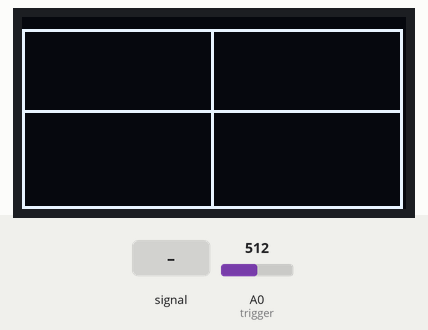
Recording of a sketch running on a simulated Arduino Uno, built with avr-gcc and run on an emulated ATmega328P. Parts: 128×64 one-colour display. Inputs (shaded band) come from the test bench; at power-on: A0 (trigger) = 512. What the sketch prints to the serial monitor is not drawn.

Above: at 1.2 s.
Timing chart, 0 to 1.1 s (numbered marks = the images above; inputs shaded):
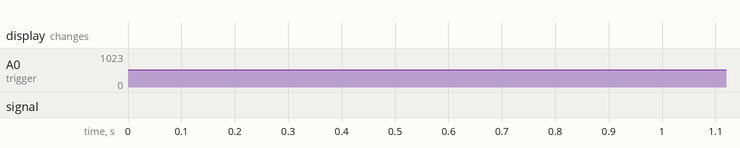

The sketch:

49-1.ino
```cpp
#include <Adafruit_GFX.h>
#include <Adafruit_SSD1306.h>
Adafruit_SSD1306 d = Adafruit_SSD1306(128, 64);
u32 timer_time[3] = {0};
u32 timer(int time) { return millis() - timer_time[time]; };
void set_timer(int time) { timer_time[time] = millis(); };
int voltage = 0;

void setup()
{
    Serial.begin(115200);
    d.begin(SSD1306_SWITCHCAPVCC, 0x3C);
    d.clearDisplay();
    draw();
    d.setTextSize(1);
    d.setTextColor(SSD1306_WHITE);
    d.cp437(true);
    d.display();
    voltage = analogRead(A0);
}
void draw()
{
    d.drawRect(0, 4, 127, 60, 1);
    d.drawFastHLine(0, 31, 127, 1);
    d.drawFastVLine(63, 4, 60, 1);
}
bool isTrigger = false;
bool notTrigger = false;
void trigger()
{
    if (analogRead(A0) > voltage && analogRead(A0) > 338 && map(analogRead(A0), 0, 1023, 60, 4) == 31)
    {
        isTrigger = true;
        notTrigger = false;
    }
    else
    {
        notTrigger = true;
    }
}
u32 scantime = 0;
byte nmsl = 0;

double frequency = 0;
bool scan = true;
int highest = 0;
u32 dis_time = 0;
void loop()
{
    u32 m = micros(), read;

    if (m - scantime >= 156)
    {
        scantime = m;
        read = analogRead(A0);
        if (read >= highest)
        {
            highest = read;
            Serial.println(read);
        }

        if (read > voltage && read >= 348 && map(read, 0, 1023, 60, 4) == 31)
        {
            isTrigger = true;
        }
        if (isTrigger && scan)
        {

            d.writePixel(nmsl, map(read, 0, 1023, 60, 4), WHITE);
            if (read <= 348 && frequency == 0)
                frequency = 280 * nmsl;
            nmsl = nmsl == 128 ? 0 : nmsl + 1;
            scan = nmsl == 128 ? false : true;
        }
        if (nmsl == 128 && m - dis_time > 500'000)
        {
            dis_time = m;
            nmsl = 0;
            isTrigger = false;
            draw();
            d.setCursor(70, 50);
            d.printf("%.1f HZ", 1000000.0 / frequency);
            d.setCursor(10, 50);
            d.printf("%dmV", (map(highest - 530, 0, 1024, 0, 3200)) * 2);
            d.display();
            d.clearDisplay();
            highest = 0;
            frequency = 0;
            scan = true;
        }
        voltage = read;
    }
}
```
